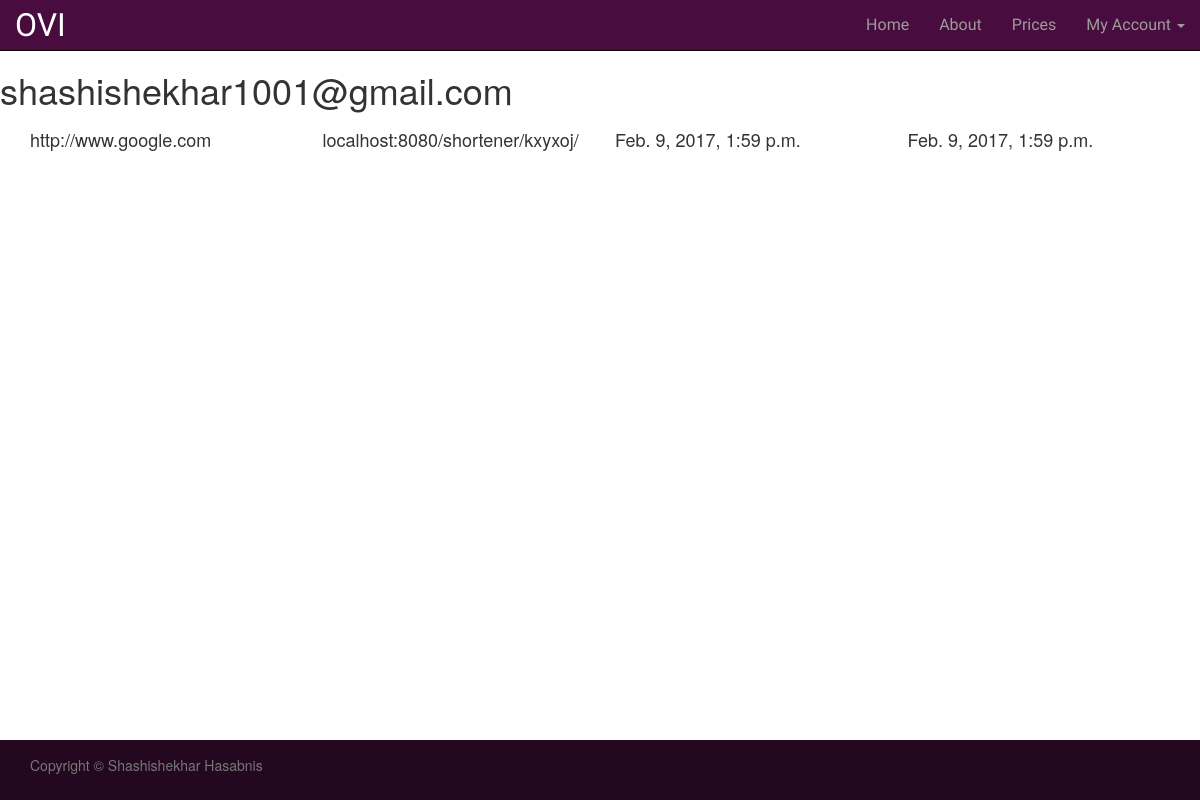
The page /dashboard/ (signed in) on the database its author committed.
### shortener/models.py (models this page shows, shortened)
class Customer_URL(models.Model):
    customer = models.ForeignKey(User, on_delete=models.CASCADE)
    paid_url = models.ForeignKey(Shortener_URL, on_delete=models.CASCADE)
    created = models.DateTimeField(auto_now_add=True, blank=True)

class Shortener_URL(models.Model):
    url = models.CharField(max_length=220, validators=[validate_url])
    shortcode = models.CharField(max_length=22, unique=True, blank=True)
    updated = models.DateTimeField(auto_now=True)  #Everytime the model was saved
    timestamp= models.DateTimeField(auto_now_add=True) #Everytime the model was created
    active = models.BooleanField(default=False)
    objects = Shortener_URLManager()
    def get_short_url(self):
        urlpath = reverse("scode", kwargs={"shortcode":self.shortcode})
        return "localhost:8080" + urlpath
    def __str__(self):
        return str(self.url)

### shortener/views.py (the view)
# urls.py: url(r'^dashboard/$', dashboard),
@login_required
def dashboard(request):
    qs = Customer_URL.objects.filter(customer=request.user)
    return render(request, "dashboard.html", {"qs":qs})

### templates/dashboard.html
{% extends 'base.html' %}
{% block content %}
    <h1> {{ request.user.email }} </h1>
    {% for q in qs %}
    <div class="container">
        <div class="row">
            <div class="col-lg-3">
                <h4>{{ q.paid_url }}</h4>
            </div>
            <div class="col-lg-3">
                <h4>{{ q.paid_url.get_short_url }}</h4>
            </div>
            <div class="col-lg-3">
                <h4>{{ q.created }}</h4>
            </div>
            <div class="col-lg-3">
                <h4>{{ q.created }}</h4>
            </div>
        </div>
    </div>
    {% endfor %}
{% endblock %}

### static/our_static/css/starter-template.css (style rules this page uses)
body { padding-top: 50px; }

### rows shown on the page
Customer_URL: paid_url "http://www.google.com", paid_url.get_short_url "localhost:8080/shortener/kxyxoj/", created "Feb. 9, 2017, 1:59 p.m."

### other values the page prints
{{ request.user.email }} "shashishekhar1001@gmail.com"
